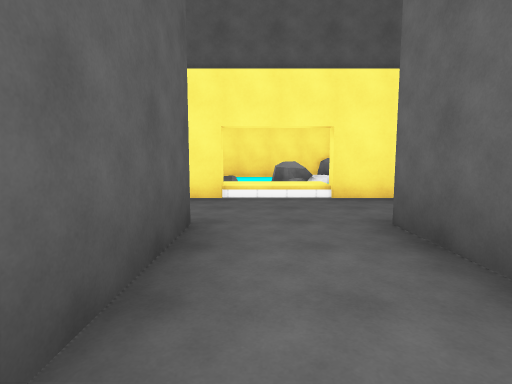
View 1 (above)

23 first-person views from a walk through a scene from a Unity 3-D project. The camera is 1.4 m above the floor, tilts 6° down and sees 80° across. The floor is counted in squares, 2.4 m on a side. Each view is taken from the middle of a square. On the plan, view 1 faces up. The plan holds only what a view shows up to about 9 squares ahead; the rest is blank. The place goes on beyond the plan. The player is left out. Door leaves are left out, so doorways stand open. Some surface patterns are stand-ins.

View 2
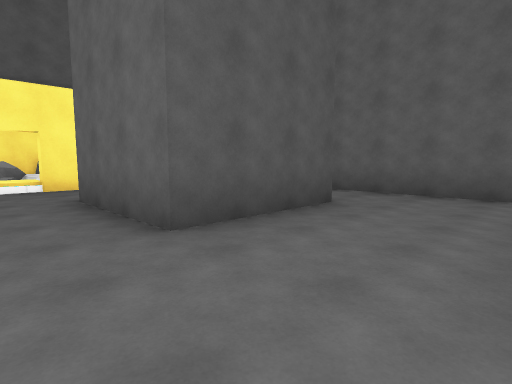

View 3
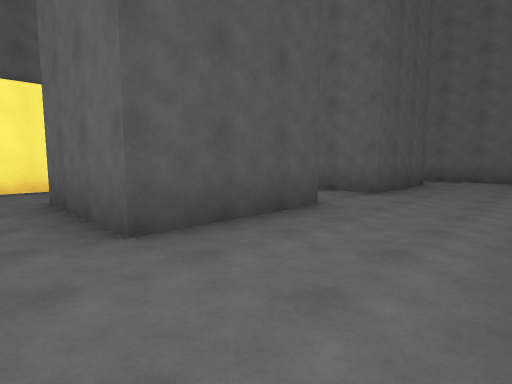

View 4
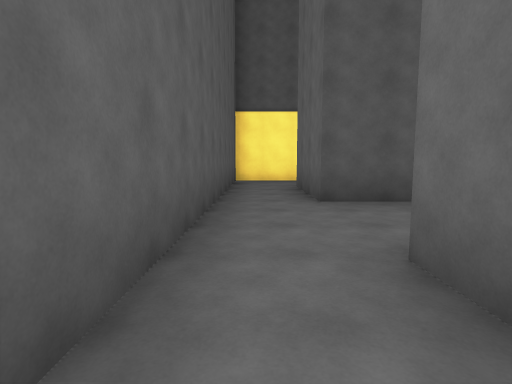

View 5
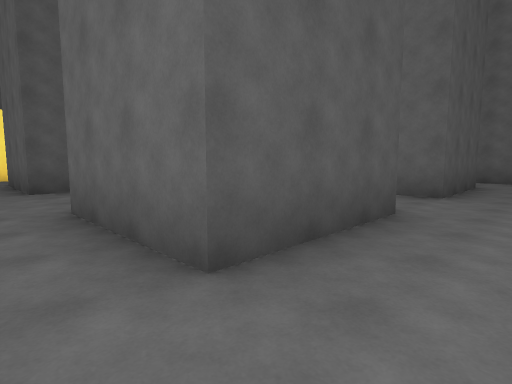

View 6
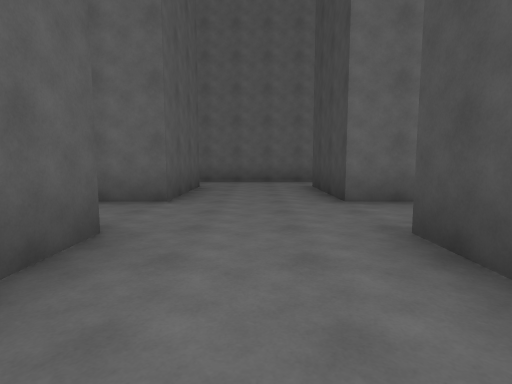

View 7
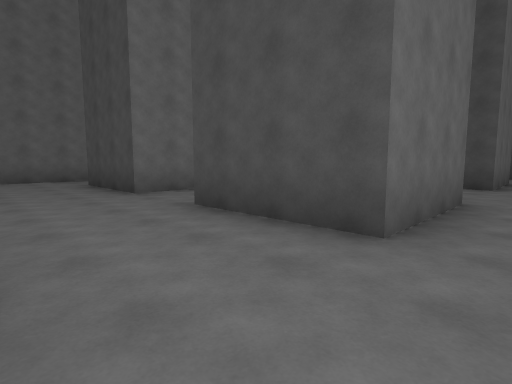

View 8
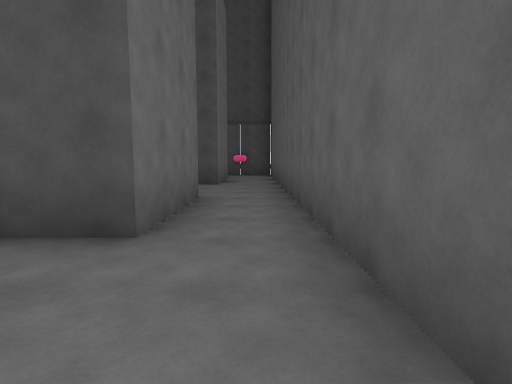

View 9
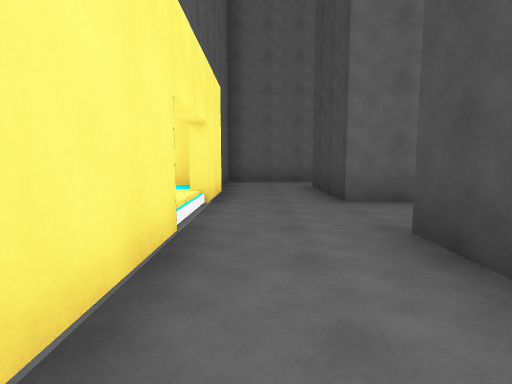

View 10
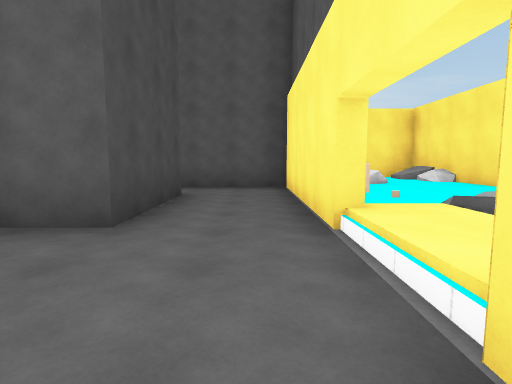

View 11
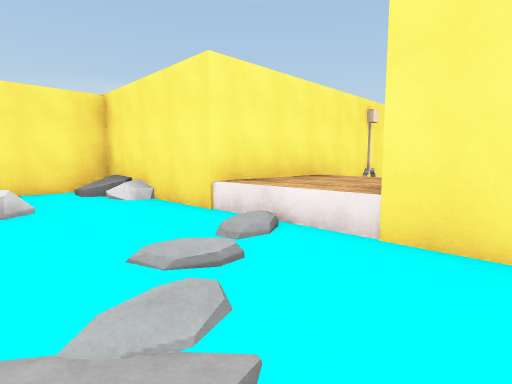

View 12
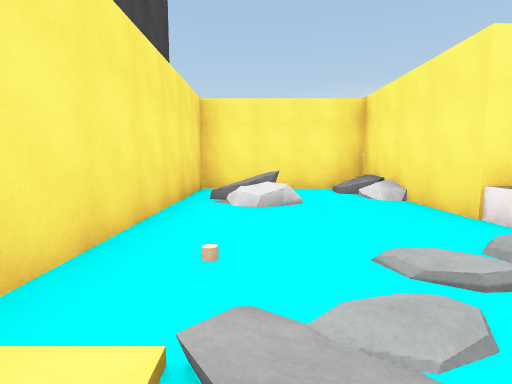

View 13
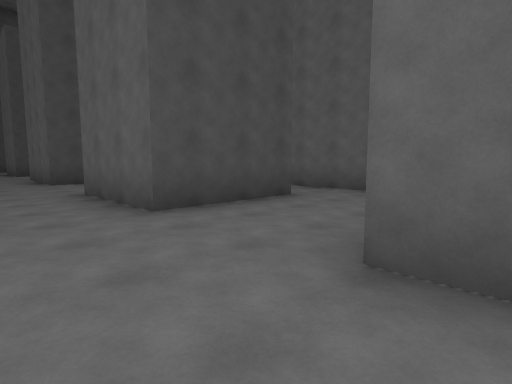

View 14
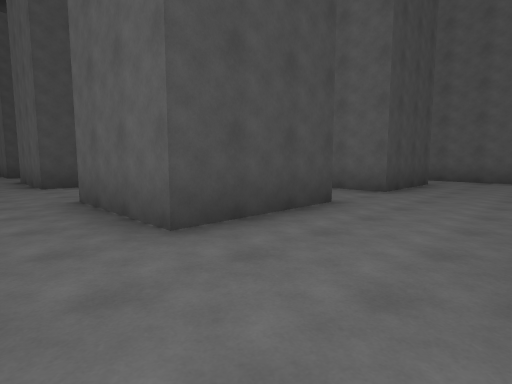

View 15
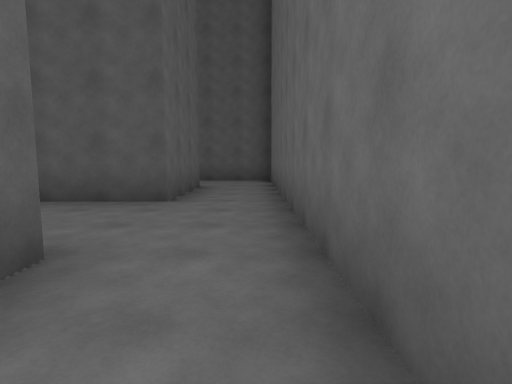

View 16
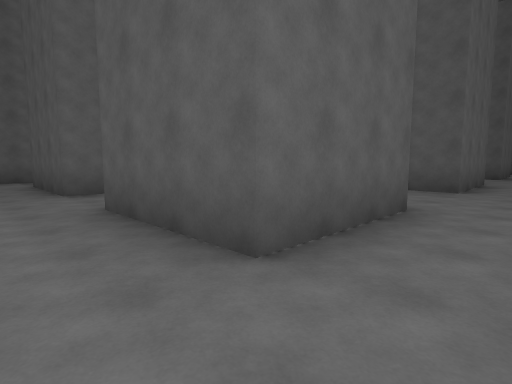

View 17
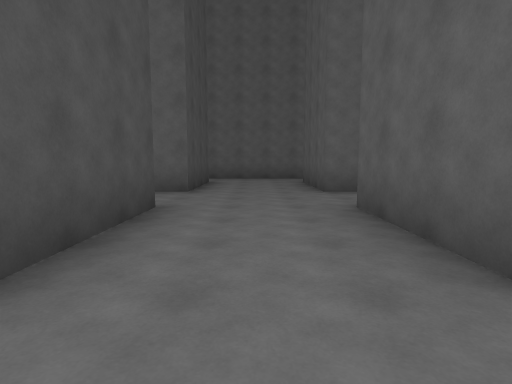

View 18
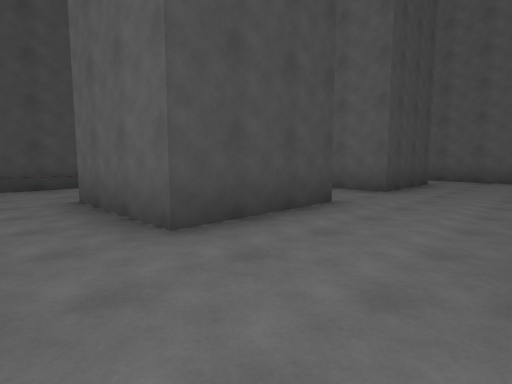

View 19
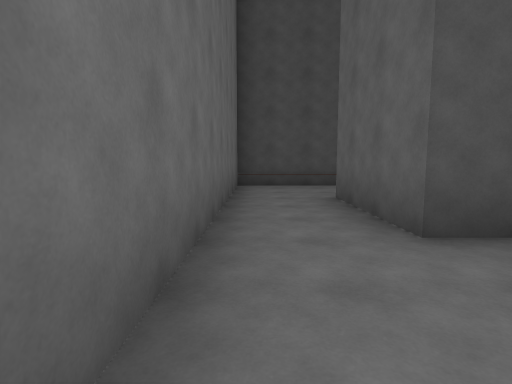

View 20
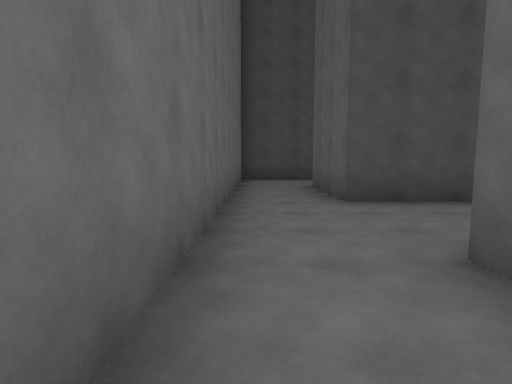

View 21
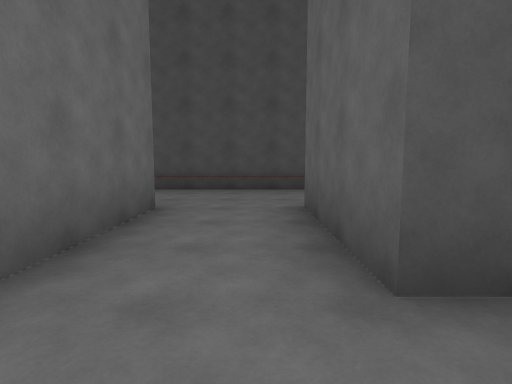

View 22
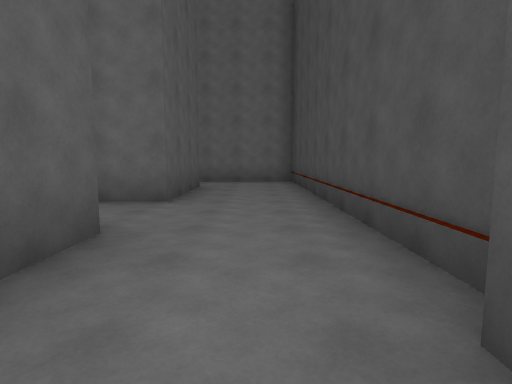

View 23
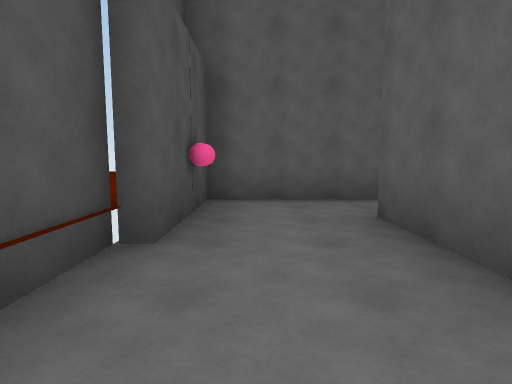

### Floor plan
Key: @ floor where view 1 was taken; # wall or solid block; . main floor; : floor 0.25 m higher than the main floor; + floor 0.5 m higher than the main floor; D open door; = window, fence, low wall or low ledge; ^ raised ledge; R rock; O other object.
Columns run from 6 left of view 1 to 6 right of it. Each row starts with its distance up from view 1.
 11    ^
 10    ^^
  9    ^^^##
  8 ##R#^:::O
  7 #::::::R
  6 #RR::+:R
  5 ######DD#####
  4  #..........#
  3  #..........#
  2  #.###..##..#
  1  #.###..##..#
  0  #....@.....#
 -1  #..........#
 -2  #..........#
 -3  #.###..##..#
 -4   .###..##..#
 -5   ..........#
 -6  #..........#
 -7  #..........#
 -8  #.###..##..#
 -9  #.###..##..#
-10  #..........#
-11  #..........#
-12  #..........#
-13  #.###..##..#
-14  #.###..##..#
-15  #..........#
-16  #..........#
-17  ^##########=
-18  ^^^

Where each view was taken, in squares from view 1:
view 1: 0 up, 0 right, facing up
view 2: 2 down, 0 right, facing up-right
view 3: 2 down, 4 left, facing up-right
view 4: 4 down, 4 left, facing up
view 5: 6 down, 4 left, facing up-right
view 6: 6 down, 3 left, facing right
view 7: 5 down, 4 left, facing down-right
view 8: 5 down, 4 left, facing down
view 9: 4 up, 3 left, facing right
view 10: 4 up, 2 right, facing left
view 11: 6 up, 0 right, facing up-left
view 12: 6 up, 0 right, facing left
view 13: 1 up, 1 right, facing down-left
view 14: 0 up, 5 right, facing down-left
view 15: 4 down, 5 right, facing up
view 16: 11 down, 5 right, facing up-left
view 17: 11 down, 5 right, facing left
view 18: 10 down, 5 right, facing down-left
view 19: 10 down, 5 right, facing down
view 20: 8 down, 5 right, facing down
view 21: 11 down, 0 right, facing down
view 22: 16 down, 3 left, facing right
view 23: 16 down, 0 right, facing left
